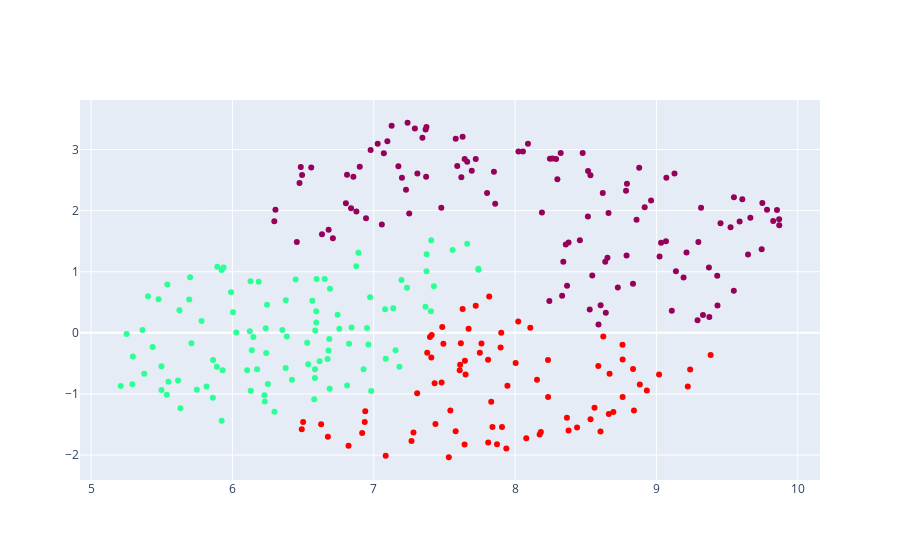

This figure's notebook cell:
### Code cell
cluster_umap_vital_hour = AgglomerativeClustering(n_clusters=3, affinity='euclidean', linkage='ward')  
cluster_umap_vital_hour.fit_predict(umap_data_vital_hour)
fig = go.Figure([go.Scatter(x=umap_data_vital_hour[:,0], 
                            y=umap_data_vital_hour[:,1], 
                            marker={'color':cluster_umap_vital_hour.labels_}, 
                            mode='markers',
                            text=sorted(df.FallNr.unique()),
                            hovertemplate='%{text}<br><extra></extra>',
                            marker_colorscale=px.colors.sequential.Rainbow)])

fig.show()
fig.write_html(image_path+'cluster_vital_hour_all_umap.html')

### Figure 1 — Plotly figure (JSON) as saved in the notebook; plotly's stock layout.template omitted (floating-point values rounded to 4 significant figures; data arrays with more than 128 entries replaced by an {"elided": "..."} marker saying what was removed)
{"data": [{"hovertemplate": "%{text}<br><extra></extra>", "marker": {"color": {"elided": "294 int values"}, "colorscale": [[0, "rgb(150,0,90)"], [0.125, "rgb(0,0,200)"], [0.25, "rgb(0,25,255)"], [0.375, "rgb(0,152,255)"], [0.5, "rgb(44,255,150)"], [0.625, "rgb(151,255,0)"], [0.75, "rgb(255,234,0)"], [0.875, "rgb(255,111,0)"], [1, "rgb(255,0,0)"]]}, "mode": "markers", "text": {"elided": "294 str values"}, "type": "scatter", "x": {"elided": "294 float values"}, "y": {"elided": "294 float values"}}], "layout": {}}
